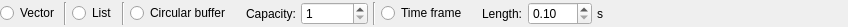
<?xml version="1.0" encoding="UTF-8"?>
<ui version="4.0">
 <class>CurveDataConfigWidget</class>
 <widget class="QWidget" name="CurveDataConfigWidget">
  <property name="geometry">
   <rect>
    <x>0</x>
    <y>0</y>
    <width>848</width>
    <height>27</height>
   </rect>
  </property>
  <property name="windowTitle">
   <string>Form</string>
  </property>
  <layout class="QGridLayout" name="gridLayout">
   <property name="leftMargin">
    <number>0</number>
   </property>
   <property name="topMargin">
    <number>0</number>
   </property>
   <property name="rightMargin">
    <number>0</number>
   </property>
   <property name="bottomMargin">
    <number>0</number>
   </property>
   <property name="horizontalSpacing">
    <number>5</number>
   </property>
   <item row="0" column="8">
    <widget class="Line" name="line_3">
     <property name="orientation">
      <enum>Qt::Vertical</enum>
     </property>
    </widget>
   </item>
   <item row="0" column="4">
    <widget class="QRadioButton" name="radioButtonCircularBuffer">
     <property name="toolTip">
      <string>Curve data is stored in a circular buffer with fixed capacity</string>
     </property>
     <property name="text">
      <string>Circular buffer</string>
     </property>
    </widget>
   </item>
   <item row="0" column="5">
    <spacer name="horizontalSpacer_2">
     <property name="orientation">
      <enum>Qt::Horizontal</enum>
     </property>
     <property name="sizeType">
      <enum>QSizePolicy::Fixed</enum>
     </property>
     <property name="sizeHint" stdset="0">
      <size>
       <width>10</width>
       <height>20</height>
      </size>
     </property>
    </spacer>
   </item>
   <item row="0" column="1">
    <widget class="Line" name="line">
     <property name="orientation">
      <enum>Qt::Vertical</enum>
     </property>
    </widget>
   </item>
   <item row="0" column="2">
    <widget class="QRadioButton" name="radioButtonList">
     <property name="toolTip">
      <string>Curve data is stored in a list with unbound capacity</string>
     </property>
     <property name="text">
      <string>List</string>
     </property>
    </widget>
   </item>
   <item row="0" column="6">
    <widget class="QLabel" name="label">
     <property name="text">
      <string>Capacity:</string>
     </property>
    </widget>
   </item>
   <item row="0" column="14">
    <spacer name="horizontalSpacer">
     <property name="orientation">
      <enum>Qt::Horizontal</enum>
     </property>
     <property name="sizeHint" stdset="0">
      <size>
       <width>40</width>
       <height>20</height>
      </size>
     </property>
    </spacer>
   </item>
   <item row="0" column="7">
    <widget class="QSpinBox" name="spinBoxCircularBufferCapacity">
     <property name="minimum">
      <number>1</number>
     </property>
     <property name="maximum">
      <number>999999999</number>
     </property>
    </widget>
   </item>
   <item row="0" column="11">
    <widget class="QLabel" name="label_2">
     <property name="text">
      <string>Length:</string>
     </property>
    </widget>
   </item>
   <item row="0" column="0">
    <widget class="QRadioButton" name="radioButtonVector">
     <property name="toolTip">
      <string>Curve data is stored in a vector with unbound capacity</string>
     </property>
     <property name="text">
      <string>Vector</string>
     </property>
    </widget>
   </item>
   <item row="0" column="3">
    <widget class="Line" name="line_2">
     <property name="orientation">
      <enum>Qt::Vertical</enum>
     </property>
    </widget>
   </item>
   <item row="0" column="10">
    <spacer name="horizontalSpacer_3">
     <property name="orientation">
      <enum>Qt::Horizontal</enum>
     </property>
     <property name="sizeType">
      <enum>QSizePolicy::Fixed</enum>
     </property>
     <property name="sizeHint" stdset="0">
      <size>
       <width>10</width>
       <height>20</height>
      </size>
     </property>
    </spacer>
   </item>
   <item row="0" column="9">
    <widget class="QRadioButton" name="radioButtonTimeFrame">
     <property name="text">
      <string>Time frame</string>
     </property>
    </widget>
   </item>
   <item row="0" column="12">
    <widget class="QDoubleSpinBox" name="doubleSpinBoxTimeFrameLength">
     <property name="minimum">
      <double>0.100000000000000</double>
     </property>
     <property name="maximum">
      <double>500.000000000000000</double>
     </property>
    </widget>
   </item>
   <item row="0" column="13">
    <widget class="QLabel" name="label_3">
     <property name="text">
      <string>s</string>
     </property>
    </widget>
   </item>
  </layout>
 </widget>
 <resources/>
 <connections/>
</ui>
